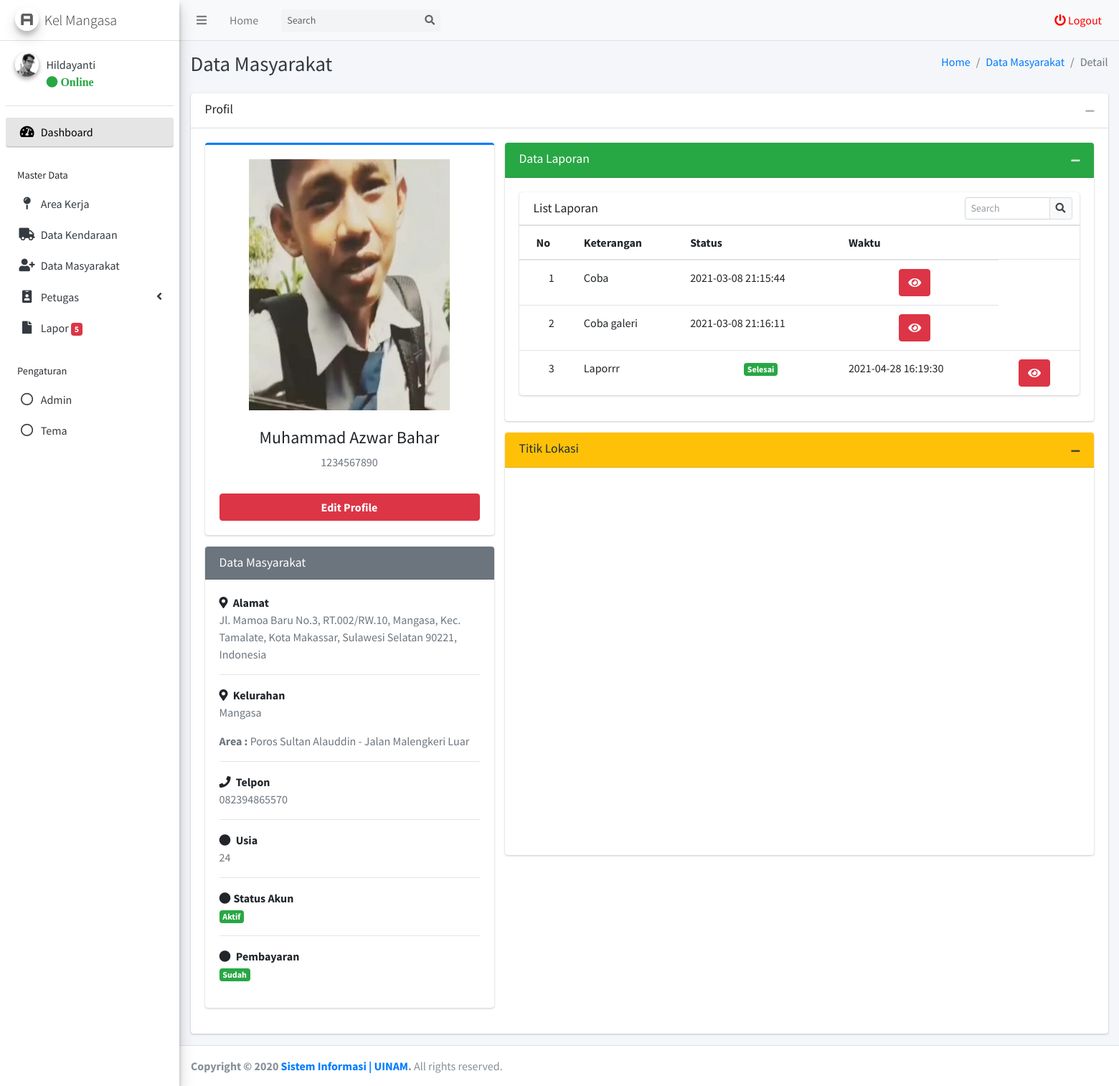
Page /kelurahan/admin/masyarakat/detail.php?id_masyarakat=1 (signed in) on the committed database.
### tables this page shows
CREATE TABLE `tb_akun_kelurahan` (
  `id_akun_kelurahan` int(11) NOT NULL,
  `nama_akun_kelurahan` varchar(255) NOT NULL,
  `username_akun_kelurahan` varchar(255) NOT NULL,
  `password_akun_kelurahan` varchar(255) NOT NULL,
  `foto_akun_kelurahan` varchar(255) NOT NULL,
  `kelurahan_akun_kelurahan` varchar(255) NOT NULL,
  `status_akun_kelurahan` varchar(255) NOT NULL
);

CREATE TABLE `tb_masyarakat` (
  `id_masyarakat` int(11) NOT NULL,
  `nik_masyarakat` varchar(255) NOT NULL,
  `nama_masyarakat` varchar(255) NOT NULL,
  `alamat_masyarakat` varchar(255) NOT NULL,
  `area_masyarakat` varchar(255) NOT NULL,
  `telpon_masyarakat` varchar(255) NOT NULL,
  `usia_masyarakat` varchar(255) NOT NULL,
  `kelurahan_masyarakat` varchar(255) NOT NULL,
  `latitude_masyarakat` varchar(255) NOT NULL,
  `longitude_masyarakat` varchar(255) NOT NULL,
  `password_masyarakat` varchar(255) NOT NULL,
  `foto_masyarakat` varchar(255) NOT NULL,
  `status_masyarakat` varchar(255) NOT NULL,
  `pembayaran_masyarakat` varchar(255) NOT NULL,
  `status_marker` varchar(255) NOT NULL
);

CREATE TABLE `tb_area` (
  `id_area` int(11) NOT NULL,
  `nama_area` varchar(255) NOT NULL,
  `kelurahan_area` varchar(255) NOT NULL
);

CREATE TABLE `tb_laporan` (
  `id_laporan` int(11) NOT NULL,
  `keterangan_laporan` varchar(255) NOT NULL,
  `foto_laporan` varchar(255) NOT NULL,
  `latitude_laporan` varchar(255) NOT NULL,
  `longitude_laporan` varchar(255) NOT NULL,
  `alamat_laporan` varchar(255) NOT NULL,
  `nik_laporan` varchar(255) NOT NULL,
  `kelurahan_laporan` varchar(255) NOT NULL,
  `area_laporan` varchar(255) NOT NULL,
  `petugas_id` varchar(255) NOT NULL,
  `masyarakat_id` varchar(255) NOT NULL,
  `staus_laporan` varchar(255) NOT NULL,
  `foto_tindakan_laporan` varchar(255) NOT NULL,
  `created_at` timestamp NOT NULL DEFAULT current_timestamp(),
  `update_at` timestamp NOT NULL DEFAULT current_timestamp()
);

### kelurahan/admin/masyarakat/detail.php (the view, shortened to what the rows shown need)
<?php
require '../template/header/header.php';
$id_masyarakat = $_GET['id_masyarakat'];
$result = mysqli_query($conn, "SELECT * FROM tb_masyarakat WHERE id_masyarakat = '$id_masyarakat'");
$dta = mysqli_fetch_assoc($result);
?>
<div class="content-wrapper">
  <div class="content-header">
    <div class="container-fluid">
      <div class="row mb-2">
        <div class="col-sm-6">
          <h1 class="m-0 text-dark">Data Masyarakat</h1>
        </div>
      </div>
    </div>
  </div>
  <section class="content">
    <div class="container-fluid">
      <div class="row">
        <div class="col-12">
          <div class="card">
            <div class="card-body">
              <div class="row">
                <div class="col-md-4">
                  <div class="card card-primary card-outline">
                    <div class="card-body box-profile">
                      <div class="text-center">
                        <img class="img-fluid" src="foto/<?= $dta['foto_masyarakat'] ?>" style="max-width: 280px; max-height: 350px; min-width: 280px; min-height: 350px;" alt="User profile picture">
                      </div>
                      <br>
                      <h4 class="text-center"><?= $dta['nama_masyarakat'] ?></h4>
                      <p class="text-muted text-center"><?= $dta['nik_masyarakat'] ?></p>
                      <a href="edit.php?id_masyarakat=<?= $dta['id_masyarakat'] ?>" class="btn btn-danger btn-block"><b>Edit Profile</b></a>
                    </div>
                  </div>
                  <div class="card card-secondary">
                    <div class="card-body">
                      <strong><i class="fas fa-map-marker-alt mr-1"></i> Alamat</strong>
                      <p class="text-muted">
                        <?= $dta['alamat_masyarakat'] ?>
                      </p>
                      <hr>
                      <strong><i class="fas fa-map-marker-alt mr-1"></i> Kelurahan</strong>
                      <p class="text-muted">
                        <?= $dta['kelurahan_masyarakat'] ?>
                      </p>
                      <?php
                      $result1 = mysqli_query($conn, "SELECT * FROM tb_area WHERE id_area = '$dta[area_masyarakat]'");
                      $dta1 = mysqli_fetch_assoc($result1);
                      ?>
                      <p class="text-muted"><b>Area :</b> <?= $dta1['nama_area'] ?></p>
                      <hr>
                      <strong><i class="fas fa-phone mr-1"></i> Telpon</strong>
                      <p class="text-muted"><?= $dta['telpon_masyarakat'] ?></p>
                      <hr>
                      <strong><i class="fas fa-circle mr-1"></i> Usia</strong>
                      <p class="text-muted"><?= $dta['usia_masyarakat'] ?></p>
                      <hr>
                      <strong><i class="fas fa-circle mr-1"></i>Status Akun</strong>
                      <p class="text-muted">
                      <?php
                        if ($dta['status_masyarakat'] == "Aktif"){
                          echo "<span class='badge bg-success'>Aktif</span>";
                        } else if ($dta['status_masyarakat'] == "Non Aktif"){
                          echo "<span class='badge bg-danger'>Non Aktif</span>";
                        }
                      ?>
                      </p>
                      <hr>
                      <strong><i class="fas fa-circle mr-1"></i> Pembayaran</strong>
                      <p class="text-muted">
                      <?php
                        if ($dta['pembayaran_masyarakat'] == "Sudah"){
                          echo "<span class='badge bg-success'>Sudah</span>";
                        } else if ($dta['pembayaran_masyarakat'] == "Belum"){
                          echo "<span class='badge bg-danger'>Belum</span>";
                        }
                      ?>
                      </p>
                    </div>
                  </div>
                </div>
                <div class="col-md-8">
                  <div class="card card-success">
                    <div class="card-body">
                      <div class="row">
                        <div class="col-12">
                          <div class="card">
                            <div class="card-body table-responsive p-0" style="max-height: 500px; height: fit-content;">
                              <table class="table table-head-fixed text-nowrap">
                                <thead>
                                  <tr>
                                    <th>No</th>
                                    <th>Keterangan</th>
                                    <th>Status</th>
                                    <th>Waktu</th>
                                    <th></th>
                                  </tr>
                                </thead>
                                <tbody>
                                  <?php
                                   $i = 1;
                                   $laporan = mysqli_query($conn, "SELECT * FROM tb_laporan WHERE masyarakat_id = '$dta[id_masyarakat]'");
                                   foreach($laporan as $dta_laporan) {
                                  ?>
                                  <tr>
                                    <td style="text-align:center"><?= $i ?></td>
                                    <td><?= $dta_laporan['keterangan_laporan'] ?></td>
                                    <?php
                                      if ($dta_laporan['staus_laporan'] == "Done"){
                                        echo "<td style='text-align:center'><span class='badge bg-success'>Selesai</span></td>";
                                      } else if ($dta_laporan['staus_laporan'] == "Proccess"){
                                        echo "<td style='text-align:center'><span class='badge bg-secondary'>Proses</span></td>";
                                      } else if ($dta_laporan['staus_laporan'] == "Cancel"){
                                        echo "<td style='text-align:center'><span class='badge bg-danger'>Batal</span></td>";
                                      }
                                    ?>
                                    <td><?= $dta_laporan['created_at'] ?></td>
                                    <td style="text-align:center">
                                        <button type="button" class="btn btn-danger" data-toggle="modal" data-target="#modal-detail-laporan<?= $dta_laporan['id_laporan'] ?>"><i class="fa fa-eye"></i></button>
                                    </td>
                                  </tr>
                                <?php $i = $i + 1; } ?>
                                </tbody>
                              </table>
                            </div>
                          </div>
                        </div>
                      </div>
                    </div>
                  </div>
                </div>
              </div>
            </div>
          </div>
        </div>
      </div>
    </div>
  </section>
</div>
<?php
require '../template/footer/footer.php';
?>

### kelurahan/admin/template/header/header.php (shortened to what the rows shown need)
<?php
require('../../../koneksi.php');
$get_id_session = $_SESSION['get_id_kelurahan'];
$query_header_akun = mysqli_query($conn, "SELECT * FROM tb_akun_kelurahan WHERE id_akun_kelurahan = '$get_id_session'");
$get_data_akun = mysqli_fetch_assoc($query_header_akun);
$nama_header = $get_data_akun['nama_akun_kelurahan'];
$kelurahan_header = $get_data_akun['kelurahan_akun_kelurahan'];
?>
<!DOCTYPE html>
<html>
<head>
  <link rel="stylesheet" href="../../../assets/plugins/fontawesome-free/css/all.min.css">
  <link rel="stylesheet" href="../../../assets/plugins/ekko-lightbox/ekko-lightbox.css">
  <link rel="stylesheet" href="https://code.ionicframework.com/ionicons/2.0.1/css/ionicons.min.css">
  <link rel="stylesheet" href="../../../assets/plugins/tempusdominus-bootstrap-4/css/tempusdominus-bootstrap-4.min.css">
  <link rel="stylesheet" href="../../../assets/plugins/datatables-bs4/css/dataTables.bootstrap4.min.css">
  <link rel="stylesheet" href="../../../assets/plugins/datatables-responsive/css/responsive.bootstrap4.min.css">
  <link href="https://cdn.jsdelivr.net/gh/gitbrent/bootstrap-switch-button@1.1.0/css/bootstrap-switch-button.min.css" rel="stylesheet">
  <link rel="stylesheet" href="../../../assets/dist/css/adminlte.min.css">
  <link rel="stylesheet" href="../../../assets/plugins/overlayScrollbars/css/OverlayScrollbars.min.css">
</head>
<body class="hold-transition sidebar-mini layout-fixed">
<div class="wrapper">
  <aside class="main-sidebar sidebar-light-grey elevation-3">
    <a href="../index.php" class="brand-link">
      <img src="../../../assets/dist/img/AdminLTELogo.png" alt="Logo Kabupaten Soppeng" class="brand-image img-circle elevation-3"
           style="opacity: .8">
      <span class="brand-text font-weight-light">Kel <?= $kelurahan_header ?></span>
    </a>
    <div class="sidebar">
      <div class="user-panel mt-3 pb-3 mb-3 d-flex">
        <div class="info">
          <a href="#" class="d-block"><?= $nama_header ?></a>
          <a href="#"<i class="fa fa-circle text-success"></i> Online</a>
        </div>
      </div>
    </div>
  </aside>

### rows in the picture
tb_akun_kelurahan: kelurahan_akun_kelurahan "Mangasa", nama_akun_kelurahan "Hildayanti"
tb_masyarakat: foto_masyarakat (picture), nama_masyarakat "Muhammad Azwar Bahar", nik_masyarakat "1234567890", alamat_masyarakat "Jl. Mamoa Baru No.3, RT.002/RW.10, Mangasa, Kec. Tamalate, Kota Makassar, Sulawesi Selatan 90221, Indonesia", kelurahan_masyarakat "Mangasa", telpon_masyarakat "082394865570", usia_masyarakat "24"
tb_area: nama_area "Poros Sultan Alauddin - Jalan Malengkeri Luar"
tb_laporan: keterangan_laporan "Coba", created_at "2021-03-08 21:15:44"
tb_laporan: keterangan_laporan "Coba galeri", created_at "2021-03-08 21:16:11"
tb_laporan: keterangan_laporan "Laporrr", staus_laporan "Selesai", created_at "2021-04-28 16:19:30"

### other values in the picture
$row_laporan_final "5"
